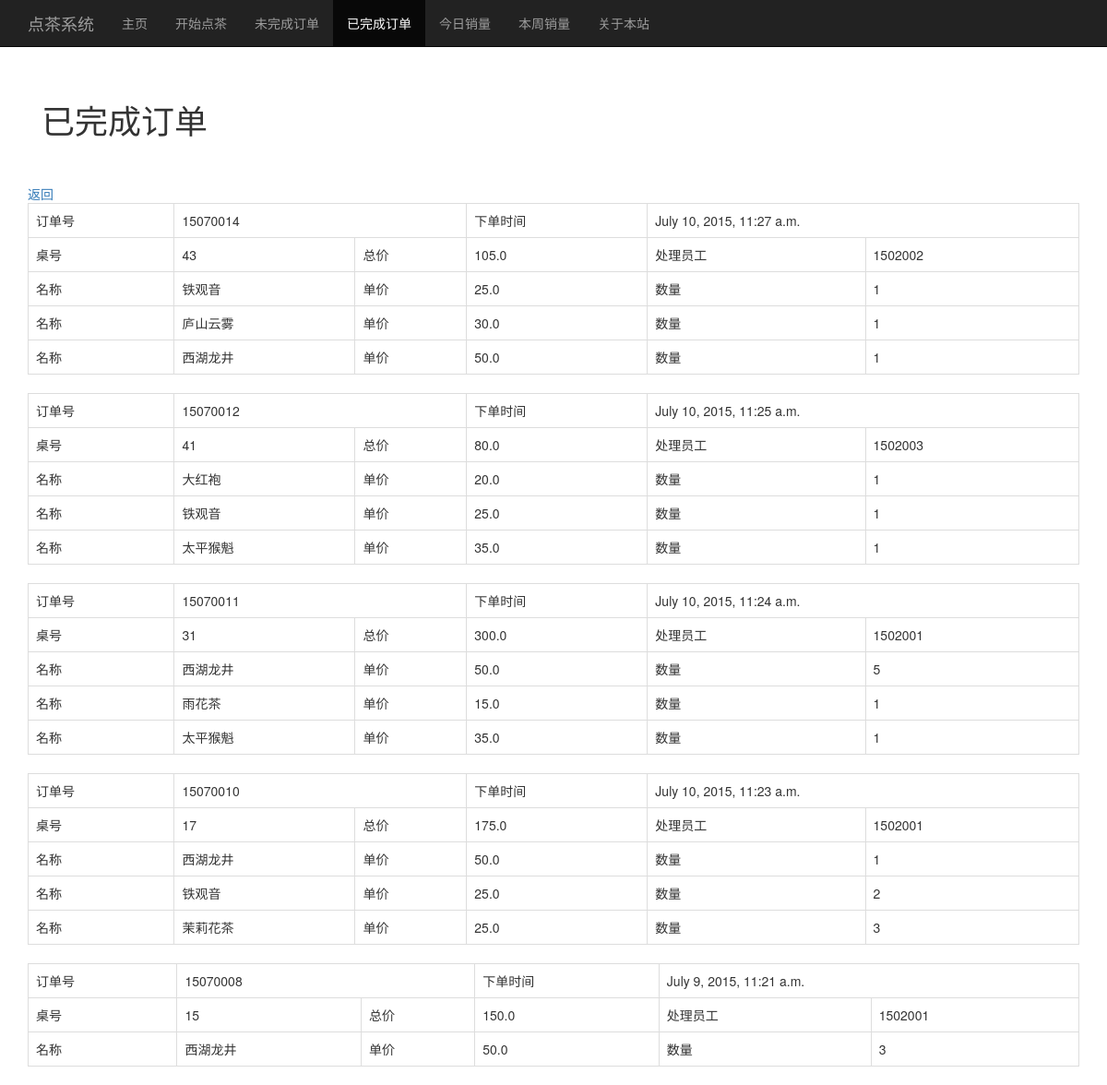
Page /ordersys/finishedoder/ on the committed database.
### ordersys/models.py (models this page shows, shortened)
class Order(models.Model):
    id = models.IntegerField( primary_key = True )
    time = models.DateTimeField('date published')
    desk_id = models.IntegerField()
    total_price = models.FloatField()
    state = models.IntegerField()
    employee = models.ForeignKey(Employee)

class Employee(models.Model):
    id = models.IntegerField( primary_key = True)
    name =  models.CharField(max_length = 20)
    password = models.CharField(max_length = 10)
    emp_type = models.IntegerField()

class Order_Tea(models.Model):
    order = models.ForeignKey(Order)
    tea = models.ForeignKey(Tea)
    number = models.IntegerField()

class Tea(models.Model):
    name = models.CharField(max_length = 20)
    price = models.FloatField()

### ordersys/views.py (the view)
@csrf_exempt
def finorder(request):
    order_list = Order.objects.filter( state = 1 ).order_by('-time')[:5]
    raw_sql = 'SELECT * FROM ordersys_order_tea WHERE order_id IN (SELECT id FROM ordersys_order WHERE state = 1 )'
    order_tea_list = Order_Tea.objects.raw(raw_sql)
    return render(request,'finorder.html',{ 'order_list':order_list,'order_tea_list':order_tea_list })

### templates/finorder.html (shortened to what this page needs)
{% load staticfiles %}
<!DOCTYPE html>
<html lang="en">
<head>
    <link href="http://cdn.bootcss.com/bootstrap/3.3.5/css/bootstrap.min.css" rel="stylesheet">
    <link href="http://v3.bootcss.com/dist/css/bootstrap-theme.min.css" rel="stylesheet">
    <link href="http://v3.bootcss.com/examples/theme/theme.css" rel="stylesheet">
</head>
<body>
    <nav class="navbar navbar-inverse navbar-fixed-top" role="navigation">
        <div class="container">
            <div class="navbar-header">
                <a href="{% url 'mainpage'%}" class="navbar-brand">点茶系统</a>
            </div>
            <div id="navbar" class="collapse navbar-collapse">
                <ul class="nav navbar-nav">
                    <li><a href="{% url 'mainpage'%}">主页</a></li>
                    <li><a href="{% url 'ordersys:order' %}">开始点茶</a></li>
                    <li><a href="{% url 'ordersys:unfinorder' %}">未完成订单</a></li>
                    <li class="active"><a href="{% url 'ordersys:finorder' %}">已完成订单</a></li>
                    <li><a href="{% url 'ordersys:stat' %}">今日销量</a></li>
                    <li><a href="{% url 'ordersys:statweek' %}">本周销量</a></li>
                    <li><a href="{% url 'about' %}">关于本站</a> </li>
                </ul>
            </div>
        </div>
    </nav>
        <div class="container">
        <div class="starter">
            <h1>已完成订单</h1>
        </div>
        <a href="{%url 'ordersys:order'%}">返回</a>
    </div>
    {% for order in order_list %}
        <div class="container">
        <table class="table table-bordered" >
              <tbody >
                <tr>
                    <td colspan="1">订单号</td>
                    <td colspan="2">{{ order.id }}</td>
                    <td colspan="1">下单时间</td>
                    <td colspan="2">{{ order.time }}</td>
                </tr>
                <tr>
                    <td colspan="1">桌号</td>
                    <td colspan="1">{{ order.desk_id }}</td>
                    <td colspan="1">总价</td>
                    <td colspan="1">{{ order.total_price }}</td>
                    <td colspan="1">处理员工</td>
                    <td colspan="1">{{ order.employee.id }}</td>
                </tr>
                {% for item in order_tea_list %}
                {% if item.order.id == order.id %}
                <tr>
                    <td colspan="1">名称</td>
                    <td colspan="1">{{ item.tea.name }}</td>
                    <td colspan="1">单价</td>
                    <td colspan="1">{{ item.tea.price }}</td>
                    <td colspan="1">数量</td>
                    <td colspan="1">{{ item.number }}</td>
                </tr>
                {% endif %}
                {% endfor %}
            </tbody>
        </table>
    </div>
    {% endfor %}
</body>
</html>

### templates/finorder.html (style rules this page uses)
body { padding-top: 50px; }
.starter { padding: 40px 15px; text-align: left; }

### rows in the picture
Order: id "15070014", time "July 10, 2015, 11:27 a.m.", desk_id "43", total_price "105.0", employee.id "1502002"
Order_Tea: tea.name "铁观音", tea.price "25.0", number "1"
Order_Tea: tea.name "庐山云雾", tea.price "30.0", number "1"
Order_Tea: tea.name "西湖龙井", tea.price "50.0", number "1"
Order: id "15070012", time "July 10, 2015, 11:25 a.m.", desk_id "41", total_price "80.0", employee.id "1502003"
Order_Tea: tea.name "大红袍", tea.price "20.0", number "1"
Order_Tea: tea.name "铁观音", tea.price "25.0", number "1"
Order_Tea: tea.name "太平猴魁", tea.price "35.0", number "1"
Order: id "15070011", time "July 10, 2015, 11:24 a.m.", desk_id "31", total_price "300.0", employee.id "1502001"
Order_Tea: tea.name "西湖龙井", tea.price "50.0", number "5"
Order_Tea: tea.name "雨花茶", tea.price "15.0", number "1"
Order_Tea: tea.name "太平猴魁", tea.price "35.0", number "1"
Order: id "15070010", time "July 10, 2015, 11:23 a.m.", desk_id "17", total_price "175.0", employee.id "1502001"
Order_Tea: tea.name "西湖龙井", tea.price "50.0", number "1"
Order_Tea: tea.name "铁观音", tea.price "25.0", number "2"
Order_Tea: tea.name "茉莉花茶", tea.price "25.0", number "3"
Order: id "15070008", time "July 9, 2015, 11:21 a.m.", desk_id "15", total_price "150.0", employee.id "1502001"
Order_Tea: tea.name "西湖龙井", tea.price "50.0", number "3"
